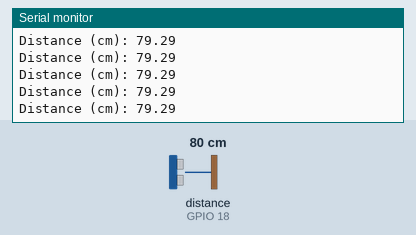
A sketch run on a simulated ESP32. Shown: the last lines printed to the serial monitor. Wiring (inferred from the names in the program): ultrasonic range finder: trigger GPIO 5; echo GPIO 18. Inputs (shaded band) come from the test bench; at power-on: distance to the obstacle (sensor on GPIO 18) 80 cm. The echo pulse lasts 58.3 µs per cm.

Above: at 1.2 s.
1.3 s: distance to the obstacle (sensor on GPIO 18) set to 2 cm
At 2.0 s:
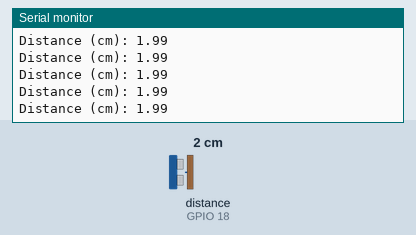
2.8 s: distance to the obstacle (sensor on GPIO 18) set to 9 cm
At 3.9 s:
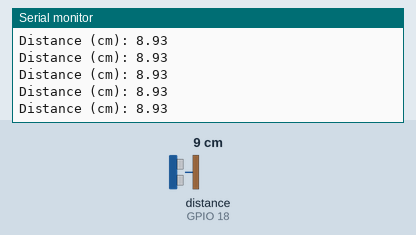
Timing chart, 0 to 5.4 s (numbered marks = the images above; inputs shaded):
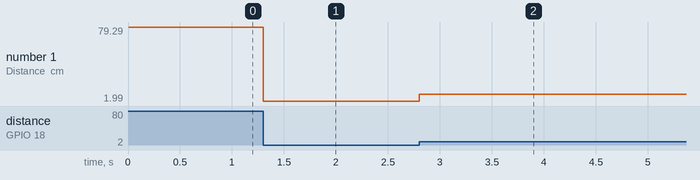

The sketch:

ESP32_Ultrasonic_Sensor.ino
```cpp
const int trigPin = 5;
const int echoPin = 18;

//define sound speed in cm/uS
#define SOUND_SPEED 0.034
#define CM_TO_INCH 0.393701

long duration;
float distanceCm;
float distanceInch;

void setup() {

  Serial.begin(115200); // Starts the serial communication
  pinMode(trigPin, OUTPUT); // Sets the trigPin as an Output
  pinMode(echoPin, INPUT); // Sets the echoPin as an Input
}

void loop() {
  // Clear the trigger Pin
  digitalWrite(trigPin, LOW);
  delayMicroseconds(2);

  // Set the TrigPin on High State for 10us
  digitalWrite(trigPin, HIGH);
  delayMicroseconds(10);
  digitalWrite(trigPin,LOW);

  // Reads the echoPin, returns the sound wave travel time in microseconds
  duration = pulseIn(echoPin, HIGH);

  // Calculate the distance
  distanceCm = duration * SOUND_SPEED/2;

  // Prints the distance in the Serial Monitor
  Serial.print("Distance (cm): ");
  Serial.println(distanceCm);
}
```

Measured:
- after the input at 1.3 s, the serial monitor: prints a new line at once (image 1)
- after the input at 2.8 s, the serial monitor: prints a new line at once (image 2)
- plotted number 1: 79.29 → 1.99 after the input at 1.3 s, 1.99 → 8.93 after the input at 2.8 s
